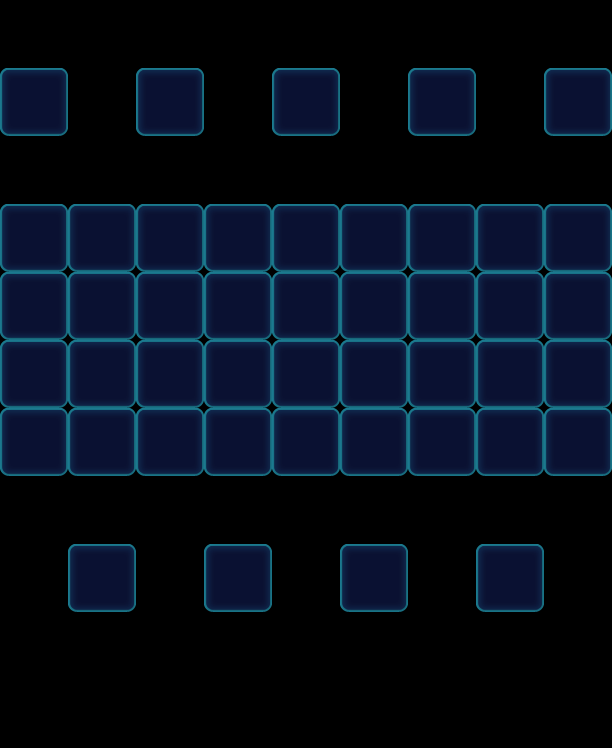

Below is a game level as drawn by its tile map, then a one-line description and the .tmx that defines it (tile-layer data replaced by summaries):
An orthogonal 9x11 tile map with 68x68 px tiles, 1 tile layer (Valid), 2 tilesets and 18 objects (18x Factory_Normal).

<map version="1.0" orientation="orthogonal" width="9" height="11" tilewidth="68" tileheight="68">
 <tileset firstgid="1" name="game_grid1" tilewidth="68" tileheight="68">
  <image source="game_grid1.png" width="68" height="68" />
 </tileset>
 <tileset firstgid="2" name="map" tilewidth="68" tileheight="68">
  <image source="map.png" width="1024" height="1024" />
 </tileset>
 <layer name="Valid" width="9" height="11">
  <data>[99 cells, 45 non-empty, 1 distinct tile ids]</data>
 </layer>
 <objectgroup name="BottomObj" width="9" height="11" />
 <objectgroup name="MiddleObj" width="9" height="11" />
 <objectgroup color="#000000" name="TopObj" width="9" height="11">
  <object name="10" type="Factory_Normal" x="0" y="0" width="68" height="68">
   <properties>
    <property name="FactoryColorsConfig" value="Purple" />
   </properties>
  </object>
  <object name="10" type="Factory_Normal" x="68" y="476" width="68" height="68">
   <properties>
    <property name="FactoryColorsConfig" value="Pink" />
   </properties>
  </object>
  <object name="10" type="Factory_Normal" x="272" y="136" width="68" height="68">
   <properties>
    <property name="FactoryColorsConfig" value="Blue,Green,Yellow,Orange" />
   </properties>
  </object>
  <object name="10" type="Factory_Normal" x="136" y="136" width="68" height="68">
   <properties>
    <property name="FactoryColorsConfig" value="Blue,Green,Yellow,Orange" />
   </properties>
  </object>
  <object name="10" type="Factory_Normal" x="204" y="136" width="68" height="68">
   <properties>
    <property name="FactoryColorsConfig" value="Blue,Green,Yellow,Orange" />
   </properties>
  </object>
  <object name="10" type="Factory_Normal" x="68" y="136" width="68" height="68">
   <properties>
    <property name="FactoryColorsConfig" value="Blue,Green,Yellow,Orange" />
   </properties>
  </object>
  <object name="10" type="Factory_Normal" x="0" y="136" width="68" height="68">
   <properties>
    <property name="FactoryColorsConfig" value="Blue,Green,Yellow,Orange" />
   </properties>
  </object>
  <object name="10" type="Factory_Normal" x="476" y="136" width="68" height="68">
   <properties>
    <property name="FactoryColorsConfig" value="Blue,Green,Yellow,Orange" />
   </properties>
  </object>
  <object name="10" type="Factory_Normal" x="544" y="136" width="68" height="68">
   <properties>
    <property name="FactoryColorsConfig" value="Blue,Green,Yellow,Orange" />
   </properties>
  </object>
  <object name="10" type="Factory_Normal" x="408" y="136" width="68" height="68">
   <properties>
    <property name="FactoryColorsConfig" value="Blue,Green,Yellow,Orange" />
   </properties>
  </object>
  <object name="10" type="Factory_Normal" x="340" y="136" width="68" height="68">
   <properties>
    <property name="FactoryColorsConfig" value="Blue,Green,Yellow,Orange" />
   </properties>
  </object>
  <object name="10" type="Factory_Normal" x="204" y="476" width="68" height="68">
   <properties>
    <property name="FactoryColorsConfig" value="Pink" />
   </properties>
  </object>
  <object name="10" type="Factory_Normal" x="340" y="476" width="68" height="68">
   <properties>
    <property name="FactoryColorsConfig" value="Pink" />
   </properties>
  </object>
  <object name="10" type="Factory_Normal" x="476" y="476" width="68" height="68">
   <properties>
    <property name="FactoryColorsConfig" value="Pink" />
   </properties>
  </object>
  <object name="10" type="Factory_Normal" x="136" y="0" width="68" height="68">
   <properties>
    <property name="FactoryColorsConfig" value="Purple" />
   </properties>
  </object>
  <object name="10" type="Factory_Normal" x="272" y="0" width="68" height="68">
   <properties>
    <property name="FactoryColorsConfig" value="Purple" />
   </properties>
  </object>
  <object name="10" type="Factory_Normal" x="408" y="0" width="68" height="68">
   <properties>
    <property name="FactoryColorsConfig" value="Purple" />
   </properties>
  </object>
  <object name="10" type="Factory_Normal" x="544" y="0" width="68" height="68">
   <properties>
    <property name="FactoryColorsConfig" value="Purple" />
   </properties>
  </object>
 </objectgroup>
</map>
